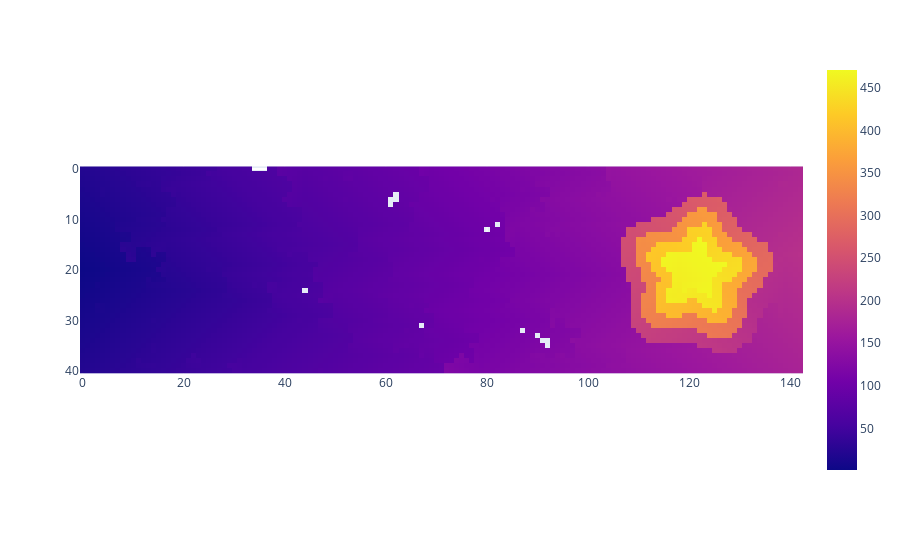

Here is the notebook cell this chart was saved with:
### Code cell
import plotly.express as px 
px.imshow(best_stepcount)

### Figure 1 — Plotly figure (JSON) as saved in the notebook; plotly's stock layout.template omitted (floating-point values rounded to 4 significant figures; data arrays with more than 128 entries replaced by an {"elided": "..."} marker saying what was removed)
{"data": [{"coloraxis": "coloraxis", "hovertemplate": "x: %{x}<br>y: %{y}<br>color: %{z}<extra></extra>", "name": "0", "type": "heatmap", "xaxis": "x", "yaxis": "y", "z": {"elided": "41x143 int values"}}], "layout": {"coloraxis": {"colorscale": [[0, "#0d0887"], [0.1111, "#46039f"], [0.2222, "#7201a8"], [0.3333, "#9c179e"], [0.4444, "#bd3786"], [0.5556, "#d8576b"], [0.6667, "#ed7953"], [0.7778, "#fb9f3a"], [0.8889, "#fdca26"], [1, "#f0f921"]]}, "margin": {"t": 60}, "xaxis": {"anchor": "y", "constrain": "domain", "domain": [0, 1], "scaleanchor": "y"}, "yaxis": {"anchor": "x", "autorange": "reversed", "constrain": "domain", "domain": [0, 1]}}}
